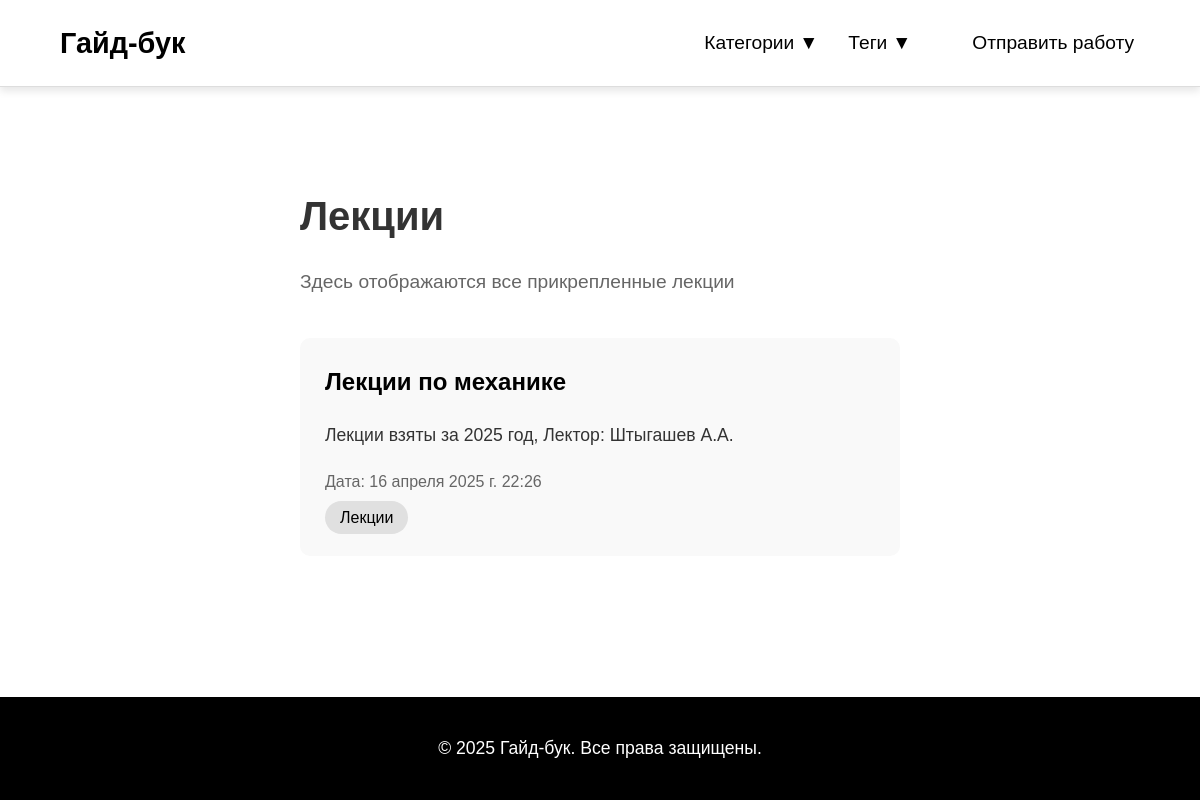
Screenshot of /tag/lekcii/ with the database file from the repository.
### guidbook_app/models.py (models this page shows, shortened)
class Tag(models.Model):
    name = models.CharField(max_length=100, verbose_name="Название тега")
    slug = models.SlugField(unique=True, verbose_name="URL тега")
    description = models.TextField(blank=True, null=True, verbose_name="Описание")
    class Meta:
        verbose_name = "Тег"
        verbose_name_plural = "Теги"

class Record(models.Model):
    title = models.CharField(max_length=200, verbose_name="Заголовок записи")
    content = models.TextField(verbose_name="Содержимое записи (HTML)")
    short_content = models.TextField(verbose_name="Краткое содержание записи (HTML)")
    category = models.ForeignKey(
        Category, on_delete=models.SET_NULL, null=True, blank=True, verbose_name="Категория"
    )
    tags = models.ManyToManyField(Tag, blank=True, verbose_name="Теги")
    created_at = models.DateTimeField(auto_now_add=True, verbose_name="Дата создания")
    class Meta:
        verbose_name = "Запись"
        verbose_name_plural = "Записи"

### guidbook_app/views.py (the view)
# urls.py: path('tag/<slug:slug>/', views.tag_detail, name='tag_detail'),
def tag_detail(request, slug):
    tag = get_object_or_404(Tag, slug=slug)
    records = Record.objects.filter(tags=tag)
    categories = Category.objects.all()
    tags = Tag.objects.all()
    return render(request, 'guidbook_app/category_detail.html', {'category': tag, 'records': records,'categories':categories,'tags':tags})

### guidbook_app/templates/guidbook_app/category_detail.html (shortened to what this page needs)
{% load static %}
<!DOCTYPE html>
<html lang="ru">
<head>
    <link rel="stylesheet" href="{% static 'guidbook_app/category_detail.css' %}">
</head>
<body>
<div class="wrapper">
    <header class="fixed-header">
        <a href="/" class="logo">Гайд-бук</a>
        <div class="nav-links">
            <button id="menu-button" class="nav-link toggle-menu">
                Категории <span class="arrow-icon">▼</span>
            </button>
            <button id="tags-button" class="nav-link toggle-menu">
                Теги <span class="arrow-icon">▼</span>
            </button>
            <button class="nav-link toggle-menu">
                <a href="{% url 'student_request' %}">Отправить работу</a>
            </button>
        </div>
    </header>
    <main>
        <section class="category-header">
            <h1>{{category.name}}</h1>
            <p>{{category.description|safe}}</p>
        </section>
        <section class="records-list">
            {% for record in records %}
                <div class="record-card">
                    <h2><a href="{% url 'record_detail' pk=record.pk %}">{{record.title}}</a></h2>
                    <p>{{record.short_content|safe}}</p>
                    <div class="record-meta">
                        <span class="date">Дата: {{record.created_at}}</span>
                        <div class="tags-container">
                            <span class="tags">
                                {% for tag in record.tags.all %}
                                    <a href="{% url 'tag_detail' tag.slug %}" class="tag">{{tag.name}}</a>
                                {% endfor %}
                            </span>
                        </div>
                    </div>
                </div>
            {% endfor %}
        </section>
    </main>
    {% include "guidbook_app//footer.html" %}
</div>
</body>
</html>

### guidbook_app/static/guidbook_app/category_detail.css (style rules this page uses)
a,body { color: #000 }
body { margin: 0; font-family: Arial,sans-serif; background-color: #fff; line-height: 1.6 }
a { text-decoration: none; transition: color .3s ease }
.fixed-header { border-bottom: 1px solid #ddd }
.logo { font-size: 2rem; font-weight: 700 }
.nav-links a { margin-left: 25px; font-size: 1.2rem }
main { max-width: 800px; margin: 0 auto; padding: 0 20px }
.category-header { text-align: left; margin-top: 40px; margin-bottom: 40px }
.category-header h1 { font-size: 2.5rem; margin-bottom: 15px; color: #333; padding-top: 10vh }
.category-header p { font-size: 1.2rem; color: #666 }
.records-list { display: flex; flex-direction: column; gap: 30px }
.record-card { background-color: #f9f9f9; border-radius: 10px; padding: 25px; text-align: left; transition: transform .3s ease,box-shadow .3s ease }
.record-card h2 { margin-top: 0; font-size: 1.5rem; color: #333 }
.record-card p { margin: 15px 0; font-size: 1.1rem; color: #333 }
.record-meta { margin-top: 20px; font-size: 1rem; color: #666 }
.tags-container { display: flex; flex-wrap: wrap; gap: 12px; margin-top: 10px }
.tag { background-color: #e0e0e0; color: #000; padding: 8px 15px; border-radius: 20px; font-size: 1rem; text-decoration: none; transition: background-color .3s ease }
.fixed-header .nav-links a,.link-record a { text-decoration: none; transition: color .3s ease }
.fixed-header { position: fixed; top: 0; left: 0; width: 100%; background-color: #fff; box-shadow: 0 4px 8px rgba(0,0,0,.1); z-index: 1000; display: flex; justify-content: space-between; align-items: center; padding: 20px 40px; box-sizing: border-box; padding: 20px 5vw }
.fixed-header .logo { font-size: 1.8rem; font-weight: 700; text-decoration: none }
.fixed-header .nav-links { display: flex; gap: 30px }
.fixed-header .nav-links a { font-size: 1.2rem; position: relative }
.fixed-header .nav-links a::after { content: ""; position: absolute; left: 0; bottom: -5px; width: 100%; height: 2px; transform: scaleX(0); transform-origin: left; transition: transform .3s ease; background-color: #000 }
.fixed-header .logo,.fixed-header .nav-links a { color: #000 }
.fixed-header { position: fixed; top: 0; left: 0; width: 100%; z-index: 1002; background-color: #fff; box-shadow: 0 4px 8px rgba(0, 0, 0, 0.1); }
#menu-button { display: inline-block; padding: 10px 20px; font-size: 1rem; color: #fff; background-color: #007bff; border: none; border-radius: 5px; cursor: pointer; transition: background-color 0.3s ease, transform 0.3s ease; }
#menu-button { background: none; border: none; font-size: 1.2rem; color: #000; text-decoration: none; cursor: pointer; display: inline-flex; align-items: center; gap: 5px; padding: 0; }
.arrow-icon { transition: transform 0.3s ease; }
.fixed-header .logo:hover,.fixed-header .nav-links a:hover,body { color: #333 }
#tags-button { background: none; border: none; font-size: 1.2rem; color: #000; text-decoration: none; cursor: pointer; display: inline-flex; align-items: center; gap: 5px; padding: 0; }
#tags-button { display: inline-block; padding: 10px 20px; font-size: 1rem; color: #fff; background-color: #007bff; border: none; border-radius: 5px; cursor: pointer; transition: background-color 0.3s ease, transform 0.3s ease; }

### guidbook_app/templates/guidbook_app/category_detail.html (style rules this page uses)
.toggle-menu { border: none; background: none; }

### guidbook_app/templates/guidbook_app/footer.html (style rules this page uses)
.wrapper { display: flex; flex-direction: column; min-height: 100vh; }
main { width:50vw; flex: 1; padding-top: 8vh; }

### rows the page displays
Tag: name "Лекции", description "Здесь отображаются все прикрепленные лекции"
Record: title "Лекции по механике", short_content "Лекции взяты за 2025 год, Лектор: Штыгашев А.А.", created_at "16 апреля 2025 г. 22:26"
